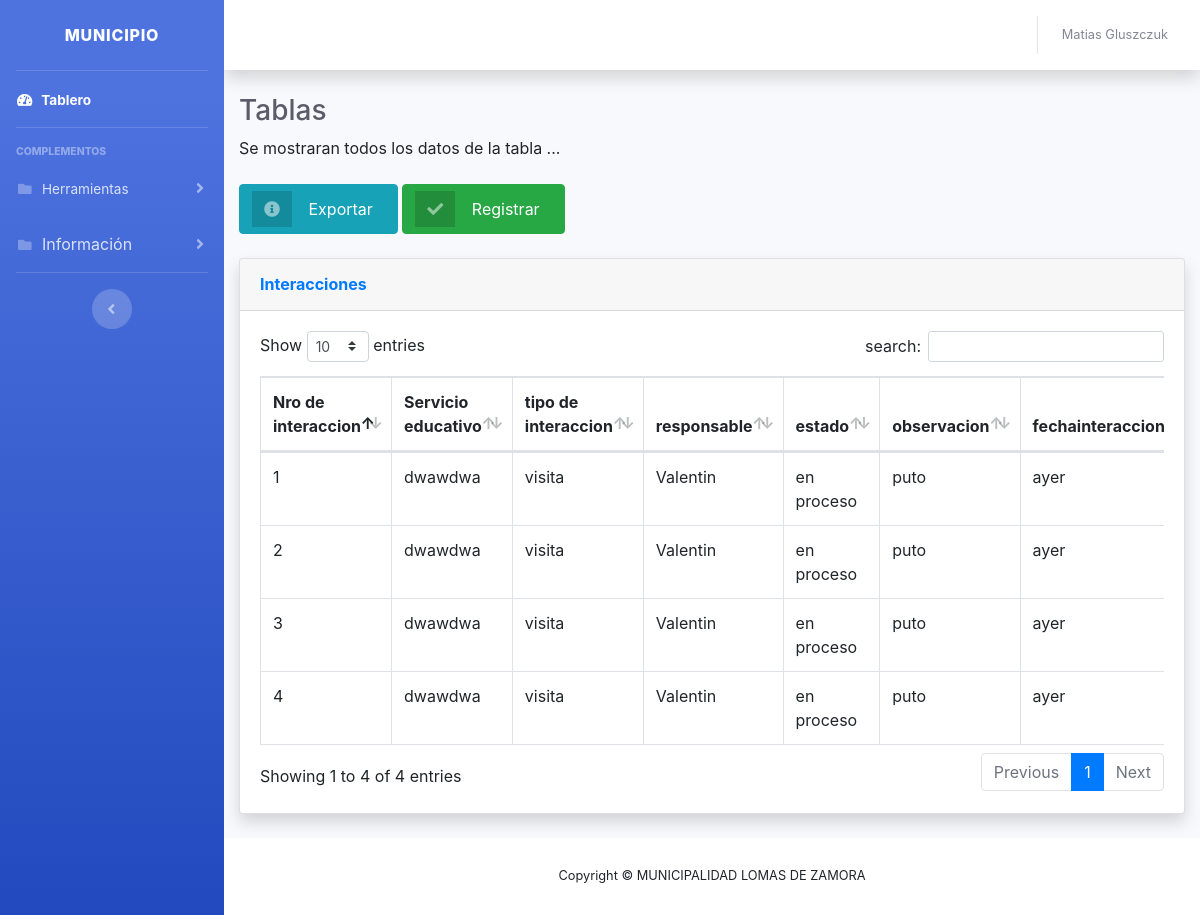
/administrador/tabla-iteracciones.php (signed in), run on the app's committed database.
### tables this page shows
CREATE TABLE `interacciones` (
  `idinteraccion` int(11) NOT NULL,
  `idse` int(11) NOT NULL,
  `idtipodeinteraccion` int(11) NOT NULL,
  `idresponsable` int(11) NOT NULL,
  `observacion` varchar(100) NOT NULL,
  `fechainteraccion` varchar(10) NOT NULL,
  `estado` varchar(40) NOT NULL
);

CREATE TABLE `servicioeducativo` (
  `idse` int(11) NOT NULL,
  `tipose` int(11) NOT NULL,
  `Autoridad` varchar(50) NOT NULL,
  `Nivel` varchar(50) NOT NULL,
  `Numero` int(11) NOT NULL,
  `Nombrese` varchar(50) NOT NULL,
  `idusuario` int(11) NOT NULL,
  `Telefono` int(11) NOT NULL,
  `Direccion` varchar(50) NOT NULL,
  `Entrecalle 1` varchar(50) NOT NULL,
  `Entre calle 2` varchar(50) NOT NULL,
  `iddelegacion` int(11) NOT NULL,
  `idbarrio` int(11) NOT NULL,
  `mail` varchar(50) NOT NULL,
  `iddirector` int(11) NOT NULL
);

CREATE TABLE `tiposdeinteracciones` (
  `idtipodeinteraccion` int(11) NOT NULL,
  `tipodeinteraccion` varchar(50) NOT NULL,
  `descripcion` varchar(50) NOT NULL
);

CREATE TABLE `referentes` (
  `idusuario` int(11) NOT NULL,
  `nombre` varchar(40) NOT NULL,
  `apellido` varchar(40) NOT NULL,
  `idtipousuario` int(11) NOT NULL,
  `email` varchar(40) NOT NULL,
  `password` text NOT NULL,
  `fechabaja` date NOT NULL,
  `idcoordinador` int(11) NOT NULL
);

### administrador/tabla-iteracciones.php (the view, shortened to what this page needs)
<!DOCTYPE html>
<html lang="en">
<head>
    <link href="vendor/fontawesome-free/css/all.min.css" rel="stylesheet" type="text/css">
    <link href="css/sb-admin-2.min.css" rel="stylesheet">
    <link href="vendor/datatables/dataTables.bootstrap4.min.css" rel="stylesheet">
  <link rel="stylesheet" href="https://cdnjs.cloudflare.com/ajax/libs/font-awesome/4.7.0/css/font-awesome.min.css">
  <link rel="stylesheet" href="https://stackpath.bootstrapcdn.com/bootstrap/4.3.1/css/bootstrap.min.css">
</head>
<body id="page-top">
  <div id="wrapper">
    <ul class="navbar-nav bg-gradient-primary sidebar sidebar-dark accordion" id="accordionSidebar">
      <a class="sidebar-brand d-flex align-items-center justify-content-center" href="index.php">
        <div class="sidebar-brand-text mx-3">Municipio</div>
      </a>
      <hr class="sidebar-divider my-0">
      <li class="nav-item active">
        <a class="nav-link" href="index.php">
          <i class="fas fa-fw fa-tachometer-alt"></i>
          <span>Tablero</span></a>
      </li>
      <hr class="sidebar-divider">
      <div class="sidebar-heading">
        Complementos
      </div>
      <li class="nav-item">
        <a class="nav-link collapsed" href="#" data-toggle="collapse" data-target="#collapsePages" aria-expanded="true" aria-controls="collapsePages">
          <i class="fas fa-fw fa-folder"></i>
          <span>Herramientas</span>
        </a>
      </li>
      <li class="nav-item">
        <a class="nav-link collapsed" href="#" data-toggle="collapse" data-target="#collapsePages" aria-expanded="true" aria-controls="collapsePages">
          <i class="fas fa-fw fa-folder"></i>
          <span></span>Información
        </a>
      </li>
      <hr class="sidebar-divider d-none d-md-block">
      <div class="text-center d-none d-md-inline">
        <button class="rounded-circle border-0" id="sidebarToggle"></button>
      </div>
    </ul>
    <div id="content-wrapper" class="d-flex flex-column">
      <div id="content">
        <nav class="navbar navbar-expand navbar-light bg-white topbar mb-4 static-top shadow">
          <ul class="navbar-nav ml-auto">
            <li class="nav-item dropdown no-arrow">
              <a class="nav-link dropdown-toggle" href="#" id="userDropdown" role="button" data-toggle="dropdown" aria-haspopup="true" aria-expanded="false">
                <span class="mr-2 d-none d-lg-inline text-gray-600 small">
                  <?php
                    echo $_SESSION['nombre']." ".$_SESSION['apellido'];
                  ?>
                </span>
              </a>
            </li>
          </ul>
        </nav>
        <div class="container-fluid">
          <h1 class="h3 mb-2 text-gray-800">Tablas</h1>
          <p class="mb-4">Se mostraran todos los datos de la tabla ... </p>
          <a href="excel-inte.php" class="btn btn-info btn-icon-split">
                              <span class="icon text-white-50">
                                <i class="fas fa-info-circle"></i>
                              </span>
                              <span class="text">Exportar</span>
                            </a>
          <a href="interaccionesregister.php" class="btn btn-success btn-icon-split">
                              <span class="icon text-white-50">
                                <i class="fas fa-check"></i>
                              </span>
                              <span class="text">Registrar</span>
                            </a>
          <br>
          <br>
          <div class="card shadow mb-4">
            <div class="card-header py-3">
              <h6 class="m-0 font-weight-bold text-primary">Interacciones</h6>
            </div>
            <div class="card-body">
              <div class="table-responsive">
                <table class="table table-bordered" id="dataTable" width="100%" cellspacing="0">
                  <thead>
                    <tr>
                    <th>Nro de interaccion</th>
                    <th>Servicio educativo</th>
                    <th>tipo de interaccion</th>
                    <th>responsable</th>
                    <th>estado</th>
                    <th>observacion</th>
                    <th>fechainteraccion</th>
                    </tr>
                  </thead>
                   <?php
                          $servername = "localhost";
                          $username = "root";
                          $password = "";
                          $dbname = "municipio";
                          $conn = new mysqli($servername,$username,$password,$dbname);
                          $sql = "SELECT * FROM interacciones inner join servicioeducativo on interacciones.idse=servicioeducativo.idse  inner join tiposdeinteracciones on interacciones.idtipodeinteraccion=tiposdeinteracciones.idtipodeinteraccion inner join referentes on interacciones.idresponsable=referentes.idusuario";
                          $result = $conn->query($sql);
                          if ($result->num_rows > 0) {
                              while($row = $result->fetch_assoc()) {
                                  echo "<tr>"."<td>".$row["idinteraccion"]."</td>"."<td>".$row["Nombrese"]."</td>"."<td>".$row["tipodeinteraccion"]."</td>"."<td>".$row["nombre"]."</td>"."<td>".$row["estado"]."</td>"."<td>".$row["observacion"]."</td>"."<td>".$row["fechainteraccion"]."</td>"."</tr>";
                              }
                          }
                  ?>
                </table>
              </div>
            </div>
          </div>
        </div>
      </div>
      <footer class="sticky-footer bg-white">
        <div class="container my-auto">
          <div class="copyright text-center my-auto">
            <span>Copyright &copy; MUNICIPALIDAD LOMAS DE ZAMORA</span>
          </div>
        </div>
      </footer>
    </div>
  </div>
</body>
</html>

### data on the page
interacciones: idinteraccion "1", idse.Nombrese "dwawdwa", idtipodeinteraccion.tipodeinteraccion "visita", referentes.nombre "Valentin", estado "en proceso", observacion "puto", fechainteraccion "ayer"
interacciones: idinteraccion "2", idse.Nombrese "dwawdwa", idtipodeinteraccion.tipodeinteraccion "visita", referentes.nombre "Valentin", estado "en proceso", observacion "puto", fechainteraccion "ayer"
interacciones: idinteraccion "3", idse.Nombrese "dwawdwa", idtipodeinteraccion.tipodeinteraccion "visita", referentes.nombre "Valentin", estado "en proceso", observacion "puto", fechainteraccion "ayer"
interacciones: idinteraccion "4", idse.Nombrese "dwawdwa", idtipodeinteraccion.tipodeinteraccion "visita", referentes.nombre "Valentin", estado "en proceso", observacion "puto", fechainteraccion "ayer"

### other printed values
$_SESSION['nombre'] "Matias"
$_SESSION['apellido'] "Gluszczuk"
